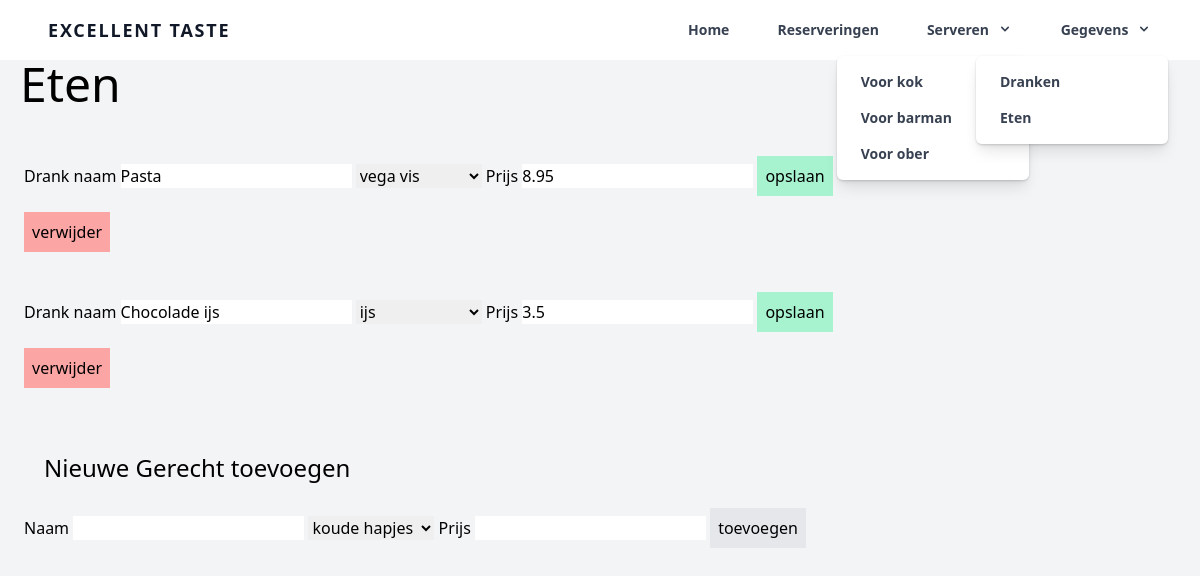
The app's page /views/eten.php with its own data.
### tables this page shows
CREATE TABLE menuitems (
	id int(11) AUTO_INCREMENT PRIMARY KEY not null,
    code VARCHAR(4) null,
    naam varchar(30) null,
    gerechtsoort_id int(11) not null,
    prijs double not null,
    UNIQUE (id,code)
);

### src/database/db.class.php (called while the page is built)
<?php
class DB
{
    public static function connect()
    {
        $usernme = 'root';
        $password = '';
        $dsn = "mysql:host=localhost;dbname=ext;charset=utf8mb4";
        $pdo = new PDO($dsn, $usernme, $password);
        return $pdo;
    }
}

### model/Menu.class.php (called while the page is built, shortened)
<?php
class Menu extends DB {
    public static function eten()
    {
        $sql = "SELECT a.id, a.code, a.naam, a.gerechtsoort_id, b.id as soort_id, b.naam as soort, c.id as categorie_id, c.code as cat_code, c.naam as catgorie_naam, a.prijs from menuitems a
        join gerechtsoorten b on a.gerechtsoort_id = b.id
        join gerechtcategorien c on b.gerechtcategorien_id = c.id
        where c.code != 'drk'";
        $stmt = DB::connect()->prepare($sql);
        $stmt->execute();
        $data = $stmt->fetchAll(PDO::FETCH_OBJ);
        return $data;
    }
    public static function gerechtSoorten()
    {
        $sql = "SELECT a.id, a.naam, b.id as cat_id, b.code as cat_code from gerechtsoorten a
        join gerechtcategorien b on a.gerechtcategorien_id = b.id
        WHERE b.code != 'drk';";
        $stmt = DB::connect()->prepare($sql);
        $stmt->execute();
        $data = $stmt->fetchAll(PDO::FETCH_OBJ);
        return $data;
    }
}

### controllers/MenuController.class.php (called while the page is built, shortened)
<?php
require '../model/Menu.class.php';
class MenuController {
    public function eten()
    {
        return Menu::eten();
    }
    public function getGerechtSoorten()
    {
        return Menu::gerechtSoorten();
    }
}

### views/eten.php (the view, shortened to what this page needs)
<?php
include 'navbar.php';
$menuController = new MenuController();
$menuGerechten = $menuController->eten();
$gerechtSoorten = $menuController->getGerechtSoorten();
?>
<!DOCTYPE html>
<html lang="en">
<head>
</head>
<body class="bg-gray-100">
    <h1 class="text-5xl ml-5">Eten</h1> <br>
    <div class="m-4 p-2">
    <?php foreach ($menuGerechten as $eten) { ?>
    <form method="post" action="../controllers/RequestController.php">
        <label for="naam">Drank naam</label>
        <input type="text" name="naam" value="<?php echo $eten->naam; ?>">
        <select name="soort" id="">
            <?php foreach ($gerechtSoorten as $key => $eetSoort) { ?>
                <?php if($eetSoort->id == $eten->gerechtsoort_id) { ?>
            <option selected  value="<?php echo $eetSoort->id; ?>"><?php echo $eetSoort->naam; ?></option>
            <?php } else { ?>
                <option  value="<?php echo $eetSoort->id; ?>"><?php echo $eetSoort->naam; ?></option>
                <?php } ?>
            <?php } ?>
        </select>
        <label for="">Prijs</label>
        <input type="number" step=".01" name="prijs" value="<?php echo $eten->prijs; ?>">
        <input class="p-2 hover:bg-green-300 bg-green-200" type="submit" value="opslaan">
    </form>
    <form action="../controllers/RequestController.php">
        <input class="p-2 hover:bg-red-400 bg-red-300" type="submit" value="verwijder">
    </form> <br>
    <?php } ?>
    <br>
    <h1 class="text-2xl ml-5">Nieuwe Gerecht toevoegen</h1> <br>
    <form action="../controllers/RequestController.php">
        <label for="Nieuw drank toevoegen">Naam</label>
            <input type="text" name="naam" >
            <select name="soort" id="">
            <?php foreach ($gerechtSoorten as $key => $eetSoort) { ?>
                <option  value="<?php echo $eetSoort->id; ?>"><?php echo $eetSoort->naam; ?></option>
                <?php } ?>
            </select>
            <label for="">Prijs</label>
            <input type="number" step=".01" name="prijs">
            <input class="p-2 hover:bg-gray-300 bg-gray-200" type="submit" value="toevoegen">
    </form>
    </div>
</body>
</html>

### records on screen
menuitems: naam "Pasta", prijs "8.95"
menuitems: naam "Chocolade ijs", prijs "3.5"

### other values on screen
form field soort "vega vis"
form field soort "ijs"
form field soort "koude hapjes"
